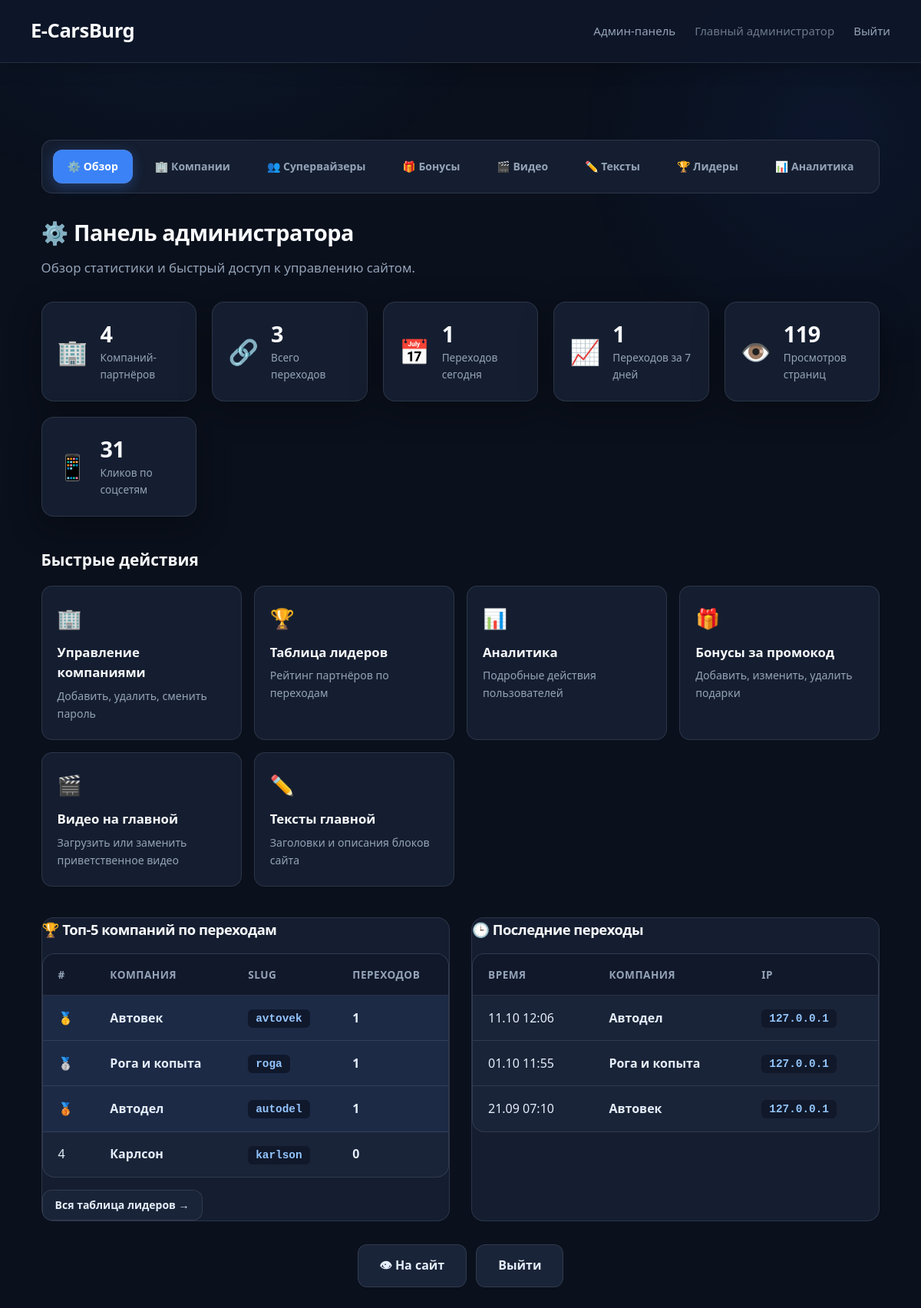
The page /admin (signed in) on the database as committed earlier.
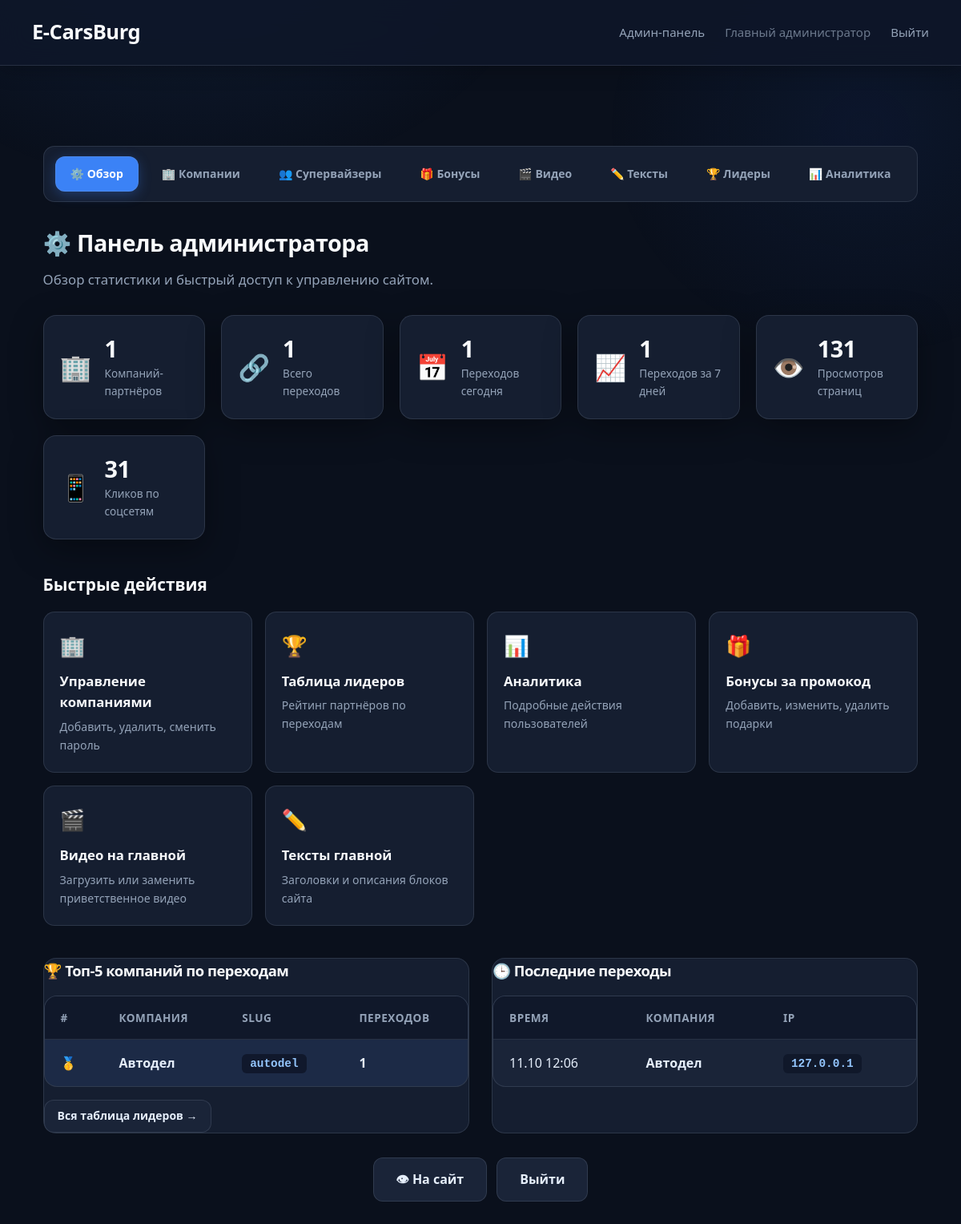
The same page on the database as committed later.
### models.py (models this page shows, shortened)
class Company(Base):
    __tablename__ = 'companies'
    id: Mapped[int] = mapped_column(primary_key=True, index=True)
    name: Mapped[str] = mapped_column(String(100), nullable=False)
    slug: Mapped[str] = mapped_column(String(50), unique=True, index=True, nullable=False)
    description: Mapped[str] = mapped_column(Text, nullable=True)
    email: Mapped[str] = mapped_column(String(100), unique=True, nullable=False)
    password_hash: Mapped[str] = mapped_column(String(255), nullable=False)
    is_admin: Mapped[bool] = mapped_column(Boolean, default=False)
    role: Mapped[str] = mapped_column(String(20), default=ROLE_PARTNER, nullable=False, index=True)
    created_by_id: Mapped[int] = mapped_column(ForeignKey('companies.id'), nullable=True, index=True)
    created_at: Mapped[datetime] = mapped_column(DateTime, default=datetime.utcnow)
    clicks: Mapped[list["ClickEvent"]] = relationship(
        "ClickEvent",
        back_populates="company",
        cascade="all, delete-orphan"
    )
    created_by = relationship("Company", remote_side=[id], foreign_keys=[created_by_id])
    @property
    def is_authenticated(self):
        return True
    def get_role(self) -> str:
        if self.role:
            return self.role
        return ROLE_ADMIN if self.is_admin else ROLE_PARTNER
    @property
    def is_main_admin(self) -> bool:
        return self.get_role() == ROLE_ADMIN
    @property
    def role_label(self) -> str:
        return {
            ROLE_ADMIN: 'Главный администратор',
            ROLE_SUPERVISOR: 'Супервайзер',
            ROLE_PARTNER: 'Партнёр',
        }.get(self.get_role(), 'Пользователь')

class ClickEvent(Base):
    __tablename__ = 'click_events'
    id: Mapped[int] = mapped_column(primary_key=True, index=True)
    company_id: Mapped[int] = mapped_column(ForeignKey('companies.id'), nullable=False, index=True)
    ip_address: Mapped[str] = mapped_column(String(45), nullable=True)
    user_agent: Mapped[str] = mapped_column(String(255), nullable=True)
    clicked_at: Mapped[datetime] = mapped_column(DateTime, default=datetime.utcnow, index=True)
    company: Mapped["Company"] = relationship("Company", back_populates="clicks")

### app.py (the view)
@app.route('/admin')
@admin_required
def admin_dashboard():
    db = SessionLocal()
    try:
        now = datetime.utcnow()
        today_start = now.replace(hour=0, minute=0, second=0, microsecond=0)
        week_ago = now - timedelta(days=7)
        total_companies = db.query(Company).filter(Company.role == ROLE_PARTNER).count()
        total_clicks = db.query(ClickEvent).count()
        clicks_today = db.query(ClickEvent).filter(ClickEvent.clicked_at >= today_start).count()
        clicks_week = db.query(ClickEvent).filter(ClickEvent.clicked_at >= week_ago).count()
        total_page_views = db.query(UserAction).filter(UserAction.action_type == 'page_view').count()
        total_social_clicks = db.query(UserAction).filter(UserAction.action_type == 'social_button_click').count()
        top_companies = db.query(
            Company.name,
            Company.slug,
            func.count(ClickEvent.id).label('total_clicks')
        ).outerjoin(ClickEvent, Company.id == ClickEvent.company_id) \
            .filter(Company.role == ROLE_PARTNER) \
            .group_by(Company.id, Company.name, Company.slug) \
            .order_by(func.count(ClickEvent.id).desc()) \
            .limit(5) \
            .all()
        recent_clicks = db.query(ClickEvent, Company) \
            .join(Company, ClickEvent.company_id == Company.id) \
            .order_by(ClickEvent.clicked_at.desc()) \
            .limit(10) \
            .all()
        return render_template(
            'admin_dashboard.html',
            total_companies=total_companies,
            total_clicks=total_clicks,
            clicks_today=clicks_today,
            clicks_week=clicks_week,
            total_page_views=total_page_views,
            total_social_clicks=total_social_clicks,
            top_companies=top_companies,
            recent_clicks=recent_clicks
        )
    finally:
        db.close()

### app.py (called while the page is built)
@login_manager.user_loader
def load_user(user_id):
    db = SessionLocal()
    try:
        return db.get(Company, int(user_id))
    finally:
        db.close()

def admin_required(f):
    from functools import wraps
    @wraps(f)
    @login_required
    def decorated_function(*args, **kwargs):
        if not current_user.is_main_admin:
            flash('Доступ запрещён. Только для главного администратора.', 'error')
            return redirect(url_for('post_login_redirect'))
        return f(*args, **kwargs)
    return decorated_function

### templates/admin_dashboard.html (shortened to what this page needs)
{% extends "admin_base.html" %}
{% set active_nav = "dashboard" %}
{% block content %}
        <h1>⚙️ Панель администратора</h1>
        <p>Обзор статистики и быстрый доступ к управлению сайтом.</p>
        <div class="stats-grid">
            <div class="stat-card stat-card-blue">
                <div class="stat-icon">🏢</div>
                <div class="stat-content">
                    <div class="stat-value">{{ total_companies }}</div>
                    <div class="stat-label">Компаний-партнёров</div>
                </div>
            </div>
            <div class="stat-card stat-card-green">
                <div class="stat-icon">🔗</div>
                <div class="stat-content">
                    <div class="stat-value">{{ total_clicks }}</div>
                    <div class="stat-label">Всего переходов</div>
                </div>
            </div>
            <div class="stat-card stat-card-orange">
                <div class="stat-icon">📅</div>
                <div class="stat-content">
                    <div class="stat-value">{{ clicks_today }}</div>
                    <div class="stat-label">Переходов сегодня</div>
                </div>
            </div>
            <div class="stat-card stat-card-purple">
                <div class="stat-icon">📈</div>
                <div class="stat-content">
                    <div class="stat-value">{{ clicks_week }}</div>
                    <div class="stat-label">Переходов за 7 дней</div>
                </div>
            </div>
            <div class="stat-card stat-card-teal">
                <div class="stat-icon">👁️</div>
                <div class="stat-content">
                    <div class="stat-value">{{ total_page_views }}</div>
                    <div class="stat-label">Просмотров страниц</div>
                </div>
            </div>
            <div class="stat-card stat-card-pink">
                <div class="stat-icon">📱</div>
                <div class="stat-content">
                    <div class="stat-value">{{ total_social_clicks }}</div>
                    <div class="stat-label">Кликов по соцсетям</div>
                </div>
            </div>
        </div>
        <div class="admin-quick-actions">
            <h2>Быстрые действия</h2>
            <div class="quick-actions-grid">
                <a href="{{ url_for('admin_companies') }}" class="quick-action-card">
                    <span class="quick-action-icon">🏢</span>
                    <span class="quick-action-title">Управление компаниями</span>
                    <span class="quick-action-desc">Добавить, удалить, сменить пароль</span>
                </a>
                <a href="{{ url_for('admin_leaderboard') }}" class="quick-action-card">
                    <span class="quick-action-icon">🏆</span>
                    <span class="quick-action-title">Таблица лидеров</span>
                    <span class="quick-action-desc">Рейтинг партнёров по переходам</span>
                </a>
                <a href="{{ url_for('admin_analytics') }}" class="quick-action-card">
                    <span class="quick-action-icon">📊</span>
                    <span class="quick-action-title">Аналитика</span>
                    <span class="quick-action-desc">Подробные действия пользователей</span>
                </a>
                <a href="{{ url_for('admin_bonuses') }}" class="quick-action-card">
                    <span class="quick-action-icon">🎁</span>
                    <span class="quick-action-title">Бонусы за промокод</span>
                    <span class="quick-action-desc">Добавить, изменить, удалить подарки</span>
                </a>
                <a href="{{ url_for('admin_media') }}" class="quick-action-card">
                    <span class="quick-action-icon">🎬</span>
                    <span class="quick-action-title">Видео на главной</span>
                    <span class="quick-action-desc">Загрузить или заменить приветственное видео</span>
                </a>
                <a href="{{ url_for('admin_texts') }}" class="quick-action-card">
                    <span class="quick-action-icon">✏️</span>
                    <span class="quick-action-title">Тексты главной</span>
                    <span class="quick-action-desc">Заголовки и описания блоков сайта</span>
                </a>
            </div>
        </div>
        <div class="admin-two-cols">
            <section class="admin-section">
                <h2>🏆 Топ-5 компаний по переходам</h2>
                {% if top_companies %}
                <table class="leaderboard-table">
                    <thead>
                        <tr>
                            <th>#</th>
                            <th>Компания</th>
                            <th>Slug</th>
                            <th>Переходов</th>
                        </tr>
                    </thead>
                    <tbody>
                        {% for company in top_companies %}
                        <tr class="{% if loop.index <= 3 %}top-3{% endif %}">
                            <td>
                                {% if loop.index == 1 %}🥇
                                {% elif loop.index == 2 %}🥈
                                {% elif loop.index == 3 %}🥉
                                {% else %}{{ loop.index }}
                                {% endif %}
                            </td>
                            <td><strong>{{ company.name }}</strong></td>
                            <td><code>{{ company.slug }}</code></td>
                            <td><strong>{{ company.total_clicks }}</strong></td>
                        </tr>
                        {% endfor %}
                    </tbody>
                </table>
                {% else %}
                <p class="no-data">Пока нет данных по компаниям</p>
                {% endif %}
                <div style="margin-top: 16px;">
                    <a href="{{ url_for('admin_leaderboard') }}" class="btn btn-small">Вся таблица лидеров →</a>
                </div>
            </section>
            <section class="admin-section">
                <h2>🕒 Последние переходы</h2>
                {% if recent_clicks %}
                <table class="leaderboard-table">
                    <thead>
                        <tr>
                            <th>Время</th>
                            <th>Компания</th>
                            <th>IP</th>
                        </tr>
                    </thead>
                    <tbody>
                        {% for click, company in recent_clicks %}
                        <tr>
                            <td>{{ click.clicked_at.strftime('%d.%m %H:%M') }}</td>
                            <td><strong>{{ company.name }}</strong></td>
                            <td><code>{{ click.ip_address or '—' }}</code></td>
                        </tr>
                        {% endfor %}
                    </tbody>
                </table>
                {% else %}
                <p class="no-data">Переходов пока нет</p>
                {% endif %}
            </section>
        </div>
{% endblock %}

### templates/admin_base.html (shortened to what this page needs)
<!DOCTYPE html>
<html lang="ru">
<head>
    <link rel="stylesheet" href="{{ url_for('static', filename='style.css') }}">
</head>
<body class="admin-theme">
    <nav class="top-nav">
        <a href="{{ url_for('index') }}" class="nav-brand">E-CarsBurg</a>
        <div class="nav-links">
            {% if current_user.is_main_admin %}
                <a href="{{ url_for('admin_dashboard') }}" class="nav-link">Админ-панель</a>
            {% elif current_user.is_supervisor %}
                <a href="{{ url_for('admin_companies') }}" class="nav-link">Панель супервайзера</a>
            {% endif %}
            <span class="nav-link" style="opacity:0.7;">{{ current_user.role_label }}</span>
            <a href="{{ url_for('logout') }}" class="nav-link">Выйти</a>
        </div>
    </nav>
    <div class="container {% block container_class %}wide{% endblock %}">
        <nav class="admin-nav" aria-label="Разделы админки">
            {% if current_user.is_main_admin %}
                <a href="{{ url_for('admin_dashboard') }}" class="btn {% if active_nav == 'dashboard' %}active{% endif %}">⚙️ Обзор</a>
                <a href="{{ url_for('admin_companies') }}" class="btn {% if active_nav == 'companies' %}active{% endif %}">🏢 Компании</a>
                <a href="{{ url_for('admin_supervisors') }}" class="btn {% if active_nav == 'supervisors' %}active{% endif %}">👥 Супервайзеры</a>
                <a href="{{ url_for('admin_bonuses') }}" class="btn {% if active_nav == 'bonuses' %}active{% endif %}">🎁 Бонусы</a>
                <a href="{{ url_for('admin_media') }}" class="btn {% if active_nav == 'media' %}active{% endif %}">🎬 Видео</a>
                <a href="{{ url_for('admin_texts') }}" class="btn {% if active_nav == 'texts' %}active{% endif %}">✏️ Тексты</a>
                <a href="{{ url_for('admin_leaderboard') }}" class="btn {% if active_nav == 'leaderboard' %}active{% endif %}">🏆 Лидеры</a>
                <a href="{{ url_for('admin_analytics') }}" class="btn {% if active_nav == 'analytics' %}active{% endif %}">📊 Аналитика</a>
            {% elif current_user.is_supervisor %}
                <a href="{{ url_for('admin_companies') }}" class="btn {% if active_nav == 'companies' %}active{% endif %}">🏢 Мои компании</a>
                <a href="{{ url_for('admin_add_company') }}" class="btn {% if active_nav == 'add_company' %}active{% endif %}">➕ Создать компанию</a>
            {% endif %}
        </nav>
        {% block content %}{% endblock %}
        {% block footer_actions %}
        <div class="actions" style="margin-top: 30px;">
            <a href="{{ url_for('index') }}" class="btn" target="_blank">👁 На сайт</a>
            <a href="{{ url_for('logout') }}" class="btn">Выйти</a>
        </div>
        {% endblock %}
    </div>
</body>
</html>

Rows that differ between the two databases and show on the page:
removed Company: name "Автовек", slug "avtovek", total_clicks "1"
removed Company: name "Рога и копыта", slug "roga", total_clicks "1"
removed Company: name "Карлсон", slug "karlson", total_clicks "0"
removed ClickEvent: clicked_at "01.10 11:55", name "Рога и копыта", ip_address "127.0.0.1"
removed ClickEvent: clicked_at "21.09 07:10", name "Автовек", ip_address "127.0.0.1"
computed for Company "Автодел": text "🥉" → "🥇"
Other text that changed with them:
{{ total_companies }}: "4" → "1"
{{ total_clicks }}: "3" → "1"
{{ total_page_views }}: "119" → "131"
